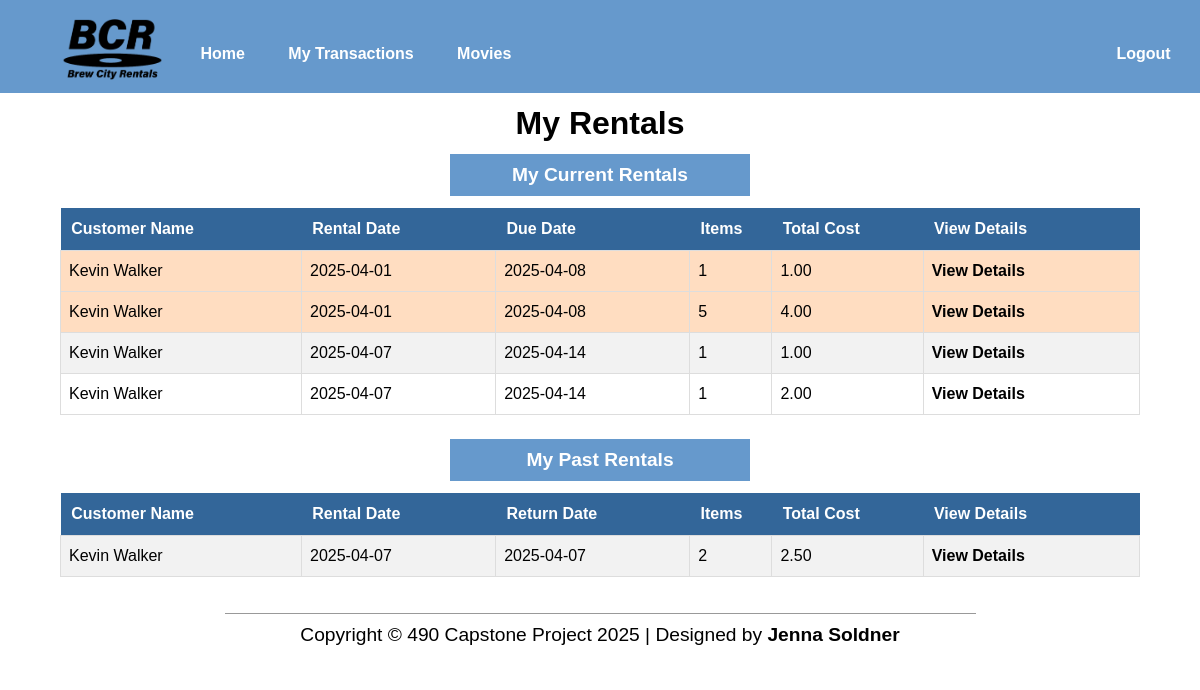
Screenshot of /htdocs/transactions/customers.php (signed in) with the database file from the repository.
### tables this page shows
CREATE TABLE `Transactions` (
  `TransID` int NOT NULL,
  `CustID` int NOT NULL,
  `EmpID` int NOT NULL,
  `RentalDate` date DEFAULT NULL,
  `DueDate` date DEFAULT NULL,
  `ReturnDate` date DEFAULT NULL,
  `Status` enum('Rented','Returned') NOT NULL DEFAULT 'Rented',
  `NumItems` int NOT NULL,
  `TotalCost` decimal(10,2) DEFAULT NULL,
  `PaymentMethod` enum('Cash','Card','Check','') DEFAULT NULL,
  `PaymentDetails` varchar(100) NOT NULL
);

### htdocs/transactions/customers.php (the view, shortened to what this page needs)
<?php
include ('../includes/header.php');
if (!isset($_SESSION['empid']) && !isset($_SESSION['email'])){
	echo("	<h2>You are not logged in.</h2>
			<form action='/BCR/htdocs/Home/login.php''>
				<input type='submit' name='submit' value='Login'/>
			</form>
			<form action='logincustomer.php'>
				<input type='submit' name='submit' value='Customer Login'/>
			</form>
			<p><br /><br /></p>");
	exit();
}
elseif(isset($_SESSION['email'])){
    require_once ('../../mysqli_connect.php');
    $email=$_SESSION['email'];
    echo ("<center>");
    echo ("<h1 class='pagetitle'>My Rentals</h1>");
    $display = 10;
    $startRented = (isset($_GET['s_rented']) && is_numeric($_GET['s_rented'])) ? $_GET['s_rented'] : 0;
    $queryRented = "SELECT t.TransID, CONCAT(c.FirstName, ' ', c.LastName) AS CustomerName,
                            t.RentalDate, t.DueDate, t.NumItems, t.TotalCost
                     FROM Transactions t
                     JOIN Customers c ON t.CustID = c.CustID
                     JOIN Users e ON t.EmpID = e.EmpID
                     WHERE t.Status = 'Rented'
                     AND c.Email='$email'
                     LIMIT $startRented, $display";
    $resultRented = @mysqli_query($dbc, $queryRented);
    $queryReturned = "SELECT t.TransID, CONCAT(c.FirstName, ' ', c.LastName) AS CustomerName,
                             t.RentalDate, t.ReturnDate, t.NumItems, t.TotalCost
                            FROM Transactions t
                            JOIN Customers c ON t.CustID = c.CustID
                            JOIN Users e ON t.EmpID = e.EmpID
                            WHERE t.Status = 'Returned'
                            AND c.Email='$email'
                            LIMIT $startRented, $display";
    $resultReturned = @mysqli_query($dbc, $queryReturned);
    echo "<h2 class='transTableHeader'>My Current Rentals</h2>";
    echo "<table id='allTables'><tr>
            <th>Customer Name</th><th>Rental Date</th><th>Due Date</th><th>Items</th><th>Total Cost</th><th>View Details</th>
            </tr>";
    while ($row = mysqli_fetch_array($resultRented, MYSQLI_ASSOC)) {
        $dueDate = strtotime($row['DueDate']);
        $currentDate = strtotime(date('Y-m-d'));
        $highlightClass = ($dueDate < $currentDate) ? 'highlight' : '';
        echo "<tr class='$highlightClass'><td>" . $row['CustomerName'] . "</td>";
        echo "<td>" . $row['RentalDate'] . "</td>";
        echo "<td>" . $row['DueDate'] . "</td>";
        echo "<td>" . $row['NumItems'] . "</td>";
        echo "<td>" . $row['TotalCost'] . "</td>";
        echo "<td><a href='details.php?id=" . $row['TransID'] . "'>View Details</a></td></tr>";
    }
    echo "</table> <hr>";
    echo "<h2 class='transTableHeader transTableHeader2'>My Past Rentals</h2>";
    echo "<table id='allTables'><tr>
            <th>Customer Name</th><th>Rental Date</th><th>Return Date</th><th>Items</th><th>Total Cost</th><th>View Details</th>
            </tr>";
    while ($row2 = mysqli_fetch_array($resultReturned, MYSQLI_ASSOC)) {
        echo "<tr>";
        echo "<td>" . $row2['CustomerName'] . "</td>";
        echo "<td>" . $row2['RentalDate'] . "</td>";
        echo "<td>" . $row2['ReturnDate'] . "</td>";
        echo "<td>" . $row2['NumItems'] . "</td>";
        echo "<td>" . $row2['TotalCost'] . "</td>";
        echo "<td><a href='details.php?id=" . $row2['TransID'] . "'>View Details</a></td>";
    }
    echo "</table>";
    include ('../includes/footer.php');
}
?>

### htdocs/transactions/customers.php (style rules this page uses)
.highlight { background-color: #FFDDC1 !important; }

### rows the page displays
transactions: CustomerName "Kevin Walker", RentalDate "2025-04-01", DueDate "2025-04-08", NumItems "1", TotalCost "1.00"
transactions: CustomerName "Kevin Walker", RentalDate "2025-04-01", DueDate "2025-04-08", NumItems "5", TotalCost "4.00"
transactions: CustomerName "Kevin Walker", RentalDate "2025-04-07", DueDate "2025-04-14", NumItems "1", TotalCost "1.00"
transactions: CustomerName "Kevin Walker", RentalDate "2025-04-07", DueDate "2025-04-14", NumItems "1", TotalCost "2.00"
transactions: CustomerName "Kevin Walker", RentalDate "2025-04-07", ReturnDate "2025-04-07", NumItems "2", TotalCost "2.50"
